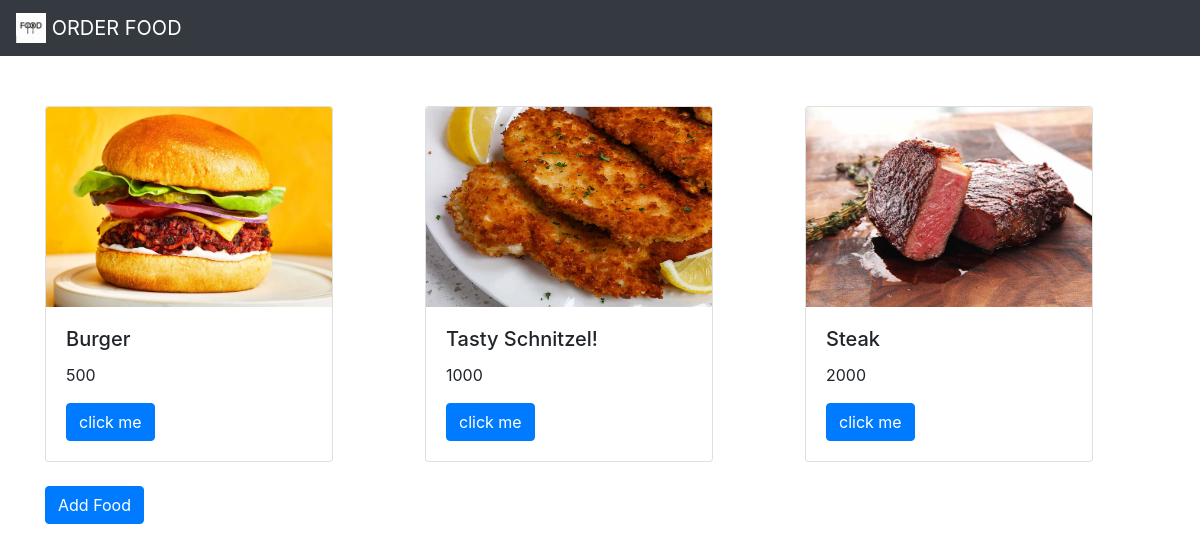
The page / on the database its author committed.
### foodapp/models.py (models this page shows, shortened)
class Food(models.Model):
    name=models.CharField(max_length=150)
    desc=models.TextField()
    price=models.IntegerField()
    img=models.ImageField(upload_to='gallery')

### foodapp/views.py (the view)
# urls.py: path('',views.home,name='home'),
def home(request):
    food=Food.objects.all()
    return render(request,'index.html',{'food':food})

### templates/index.html
{% extends 'base.html' %}
{% block body %}
<div class="container">
    <div class="row">
        {% for i in food %}
        <div class="col-md-4">
          <div class="card" style="width: 18rem;">
            <img src="{{i.img.url}}" class="card-img-top" alt="..." width="200px" height="200px">
            <div class="card-body">
                <h5 class="card-title">{{i.name}}</h5>
                <p class="card-text">{{i.price}}</p>
                <a href="{% url 'foodapp:detail' i.id%}" class="btn btn-primary">click me</a>
            </div>
          </div>
        </div>
        {% endfor %}
    </div><br>
    <a href="add" class="btn btn-primary">Add Food</a>
</div>
{% endblock %}

### templates/base.html (shortened to what this page needs)
{% load static %}
<!DOCTYPE html>
<html lang="en">
<head>
    <link rel="stylesheet" href="https://cdn.jsdelivr.net/npm/bootstrap@4.6.2/dist/css/bootstrap.min.css">
</head>
<body>
<nav class="navbar navbar-dark bg-dark" style="margin-bottom:50px">
  <a class="navbar-brand" href="#">
    <img src="{% static 'image/food.jpg' %}" width="30" height="30" class="d-inline-block align-top" alt="">
    ORDER FOOD
  </a>
</nav>
{% block body %}
{% endblock %}
</body>
</html>

### rows shown on the page
Food: img (picture), name "Burger", price "500"
Food: img (picture), name "Tasty Schnitzel!", price "1000"
Food: img (picture), name "Steak", price "2000"
